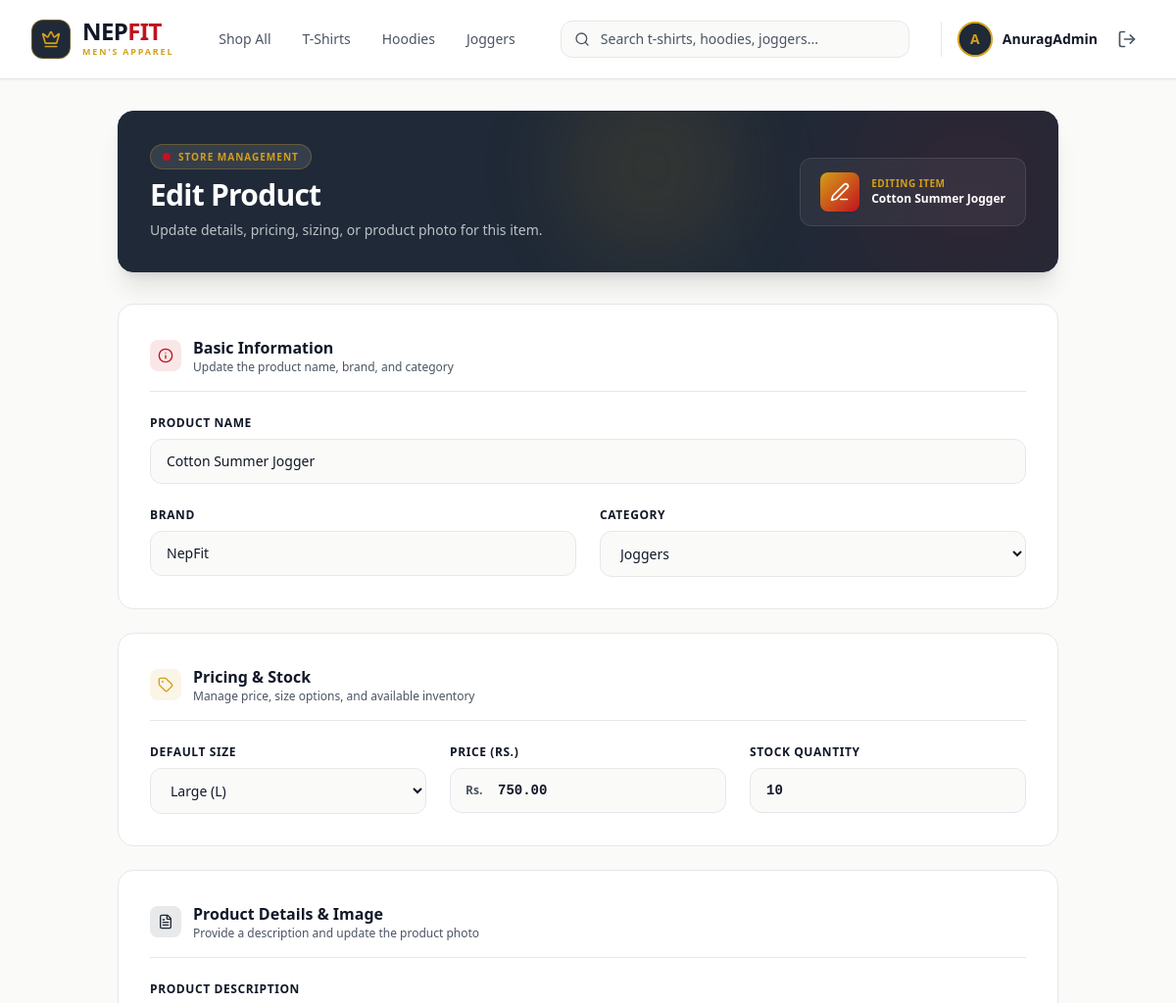
The app's page /products/edit/4/ (signed in, upper part), older data.
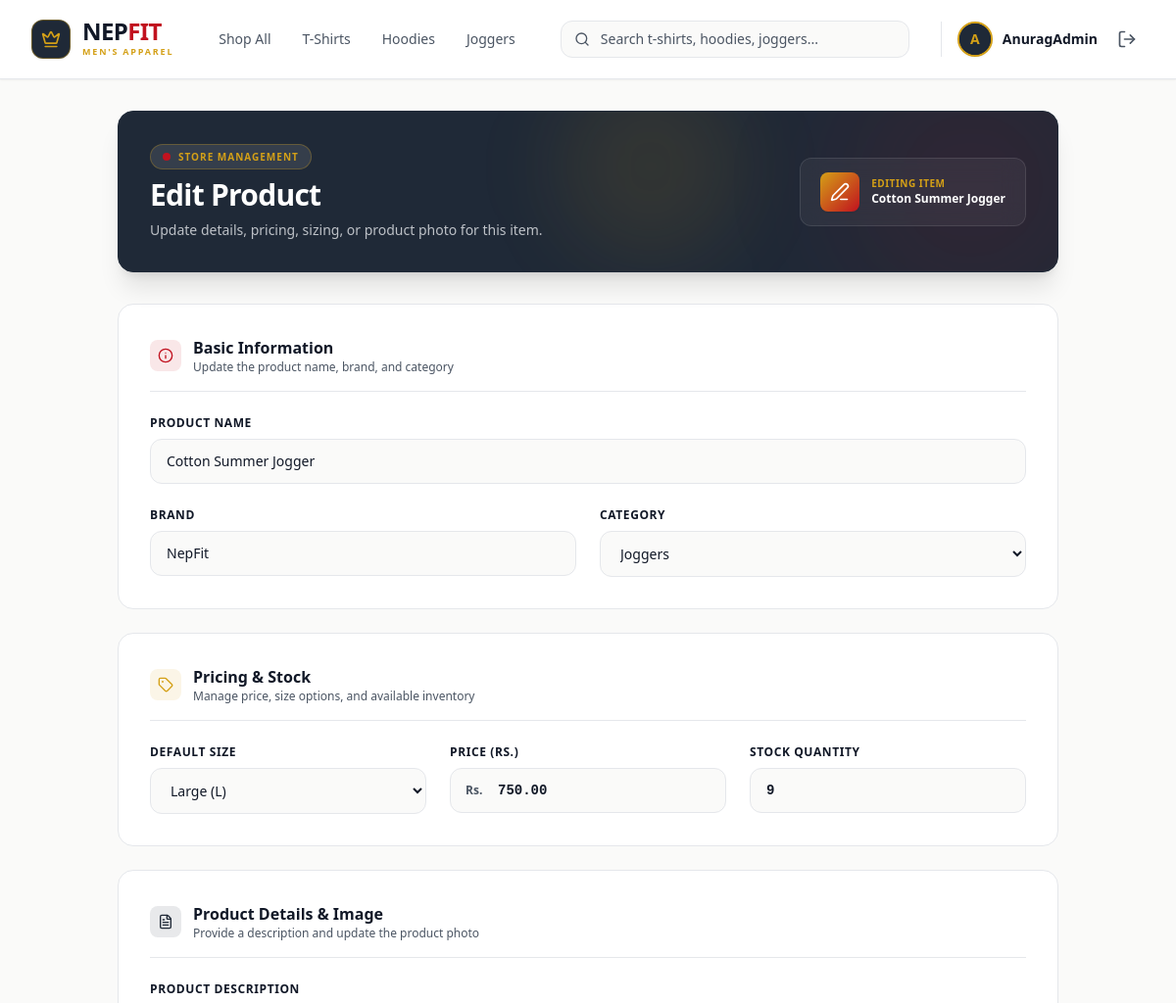
The same page, newer data.
### nf_app/models.py (models this page shows, shortened)
class Product(models.Model):
    class Category(models.TextChoices):
        SHIRTS = 'shirts', 'Shirts'
        T_SHIRTS = 't_shirts', 'T-Shirts'
        PANTS = 'pants', 'Pants'
        HOODIES = 'hoodies', 'Hoodies'
        JACKETS = 'jackets', 'Jackets'
        SWEATSHIRTS = 'sweatshirts', 'Sweatshirts'
        JOGGERS = 'joggers', 'Joggers'
        SHORTS = 'shorts', 'Shorts'
    class Size(models.TextChoices):
        SMALL = 'S', 'Small'
        MEDIUM = 'M', 'Medium'
        LARGE = 'L', 'Large'
        XLARGE = 'XL', 'Extra Large'
        XXLARGE = 'XXL', 'Double Extra Large'
    name = models.CharField(max_length=255)
    brand = models.CharField(max_length=100, default='NepFit', help_text="Brand name (e.g., NepFit)")
    category = models.CharField(max_length=30, choices=Category.choices)
    size = models.CharField(max_length=10, choices=Size.choices, default=Size.MEDIUM, help_text="Default size for this product")
    description = models.TextField(help_text="Product details, fabric materials, and sizing guide.")
    price = models.DecimalField(max_digits=10, decimal_places=2)
    stock = models.PositiveIntegerField(default=10)
    product_image = models.ImageField(upload_to='images/products/')
    is_active = models.BooleanField(default=True)
    created_at = models.DateTimeField(auto_now_add=True)

### nf_app/views/products_view.py (the view, shortened to what this page needs)
# urls.py: path('products/edit/<int:product_id>/', edit_product_view, name='edit_product'),
@login_required
def edit_product_view(request, product_id):
    if not request.user.is_staff:
        messages.error(request, "You are not authorized to edit products.")
        return redirect('home')
    try:
        product = Product.objects.get(id=product_id)
    except Product.DoesNotExist:
        messages.error(request, "Product not found.")
        return redirect('/dashboard/admin/?section=product-management')
    errors = {}
    return render(request, 'main/edit_product_page.html', {'product': product})

### nf_app/templates/main/edit_product_page.html (shortened to what the changed rows need)
<!DOCTYPE html>
<html lang="en">
<head>
    {% load static %}
    <link href="{% static 'css/styles.css' %}" rel="stylesheet" />
</head>
<body class="bg-[#FAFAF9] font-sans min-h-screen flex flex-col text-[#111827]">
    <main class="flex-grow py-8 px-4 sm:px-6 lg:px-8 max-w-5xl mx-auto w-full">
        <div class="relative overflow-hidden rounded-2xl bg-[#1F2937] p-6 sm:p-8 border border-[#1F2937] shadow-xl mb-8">
            <div class="relative z-10 flex flex-col md:flex-row md:items-center justify-between gap-6">
                <div class="space-y-2">
                    <h1 class="text-2xl sm:text-3xl font-black text-[#FFFFFF] tracking-tight">Edit Product</h1>
                </div>
                <div class="flex items-center gap-3 bg-[#FFFFFF]/5 backdrop-blur-md border border-[#FFFFFF]/10 px-5 py-3.5 rounded-xl shrink-0">
                    <div>
                        <span class="text-[10px] font-bold uppercase tracking-wider text-[#D4A017] block">Editing Item</span>
                        <span class="text-xs font-extrabold text-[#FFFFFF] truncate max-w-[150px] block">{% if data %}{{ data.name }}{% else %}{{ product.name }}{% endif %}</span>
                    </div>
                </div>
            </div>
        </div>
        <form method="POST" enctype="multipart/form-data" class="space-y-6">
            <div class="bg-[#FFFFFF] border border-[#E5E7EB] rounded-2xl p-6 sm:p-8 shadow-xs space-y-6">
                <div class="flex items-center gap-3 pb-4 border-b border-[#E5E7EB]">
                    <div>
                        <h2 class="text-base font-bold text-[#111827]">Basic Information</h2>
                    </div>
                </div>
                <div class="grid grid-cols-1 md:grid-cols-2 gap-6">
                    <div class="md:col-span-2">
                        <label for="id_name" class="block text-xs font-bold uppercase tracking-wider text-[#111827] mb-2">Product Name</label>
                        <input type="text" id="id_name" name="name" {% if data %} value="{{ data.name }}" {% else %} value="{{ product.name }}" {% endif %} maxlength="255" placeholder="e.g. Pro Performance Oversized Tee" class="w-full bg-[#FAFAF9] border border-[#E5E7EB] focus:border-[#C1121F] focus:bg-[#FFFFFF] focus:outline-none text-sm font-medium text-[#111827] rounded-xl px-4 py-3 transition-all placeholder-[#4B5563]/60">
                    </div>
                    <div>
                        <label for="id_brand" class="block text-xs font-bold uppercase tracking-wider text-[#111827] mb-2">Brand</label>
                        <input type="text" id="id_brand" name="brand" {% if data %} value="{{ data.brand }}" {% else %} value="{{ product.brand|default:'NepFit' }}" {% endif %} maxlength="100" placeholder="NepFit" class="w-full bg-[#FAFAF9] border border-[#E5E7EB] focus:border-[#C1121F] focus:bg-[#FFFFFF] focus:outline-none text-sm font-medium text-[#111827] rounded-xl px-4 py-3 transition-all placeholder-[#4B5563]/60">
                    </div>
                    <div>
                        <label for="id_category" class="block text-xs font-bold uppercase tracking-wider text-[#111827] mb-2">Category</label>
                        <select id="id_category" name="category" class="w-full bg-[#FAFAF9] border border-[#E5E7EB] focus:border-[#C1121F] focus:bg-[#FFFFFF] focus:outline-none text-sm font-medium text-[#111827] rounded-xl px-4 py-3 transition-all cursor-pointer">
                            <option value="joggers" {% if data %}{% if data.category == 'joggers' %}selected{% endif %}{% else %}{% if product.category == 'joggers' %}selected{% endif %}{% endif %} class="bg-[#FFFFFF] text-[#111827]">Joggers</option>
                        </select>
                    </div>
                </div>
            </div>
            <div class="bg-[#FFFFFF] border border-[#E5E7EB] rounded-2xl p-6 sm:p-8 shadow-xs space-y-6">
                <div class="flex items-center gap-3 pb-4 border-b border-[#E5E7EB]">
                    <div>
                        <h2 class="text-base font-bold text-[#111827]">Pricing & Stock</h2>
                    </div>
                </div>
                <div class="grid grid-cols-1 md:grid-cols-3 gap-6">
                    <div>
                        <label for="id_size" class="block text-xs font-bold uppercase tracking-wider text-[#111827] mb-2">Default Size</label>
                        <select id="id_size" name="size" class="w-full bg-[#FAFAF9] border border-[#E5E7EB] focus:border-[#C1121F] focus:bg-[#FFFFFF] focus:outline-none text-sm font-medium text-[#111827] rounded-xl px-4 py-3 transition-all cursor-pointer">
                            <option value="L" {% if data %}{% if data.size == 'L' %}selected{% endif %}{% else %}{% if product.size == 'L' %}selected{% endif %}{% endif %} class="bg-[#FFFFFF] text-[#111827]">Large (L)</option>
                        </select>
                    </div>
                    <div>
                        <div class="relative">
                            <span class="absolute left-4 top-1/2 -translate-y-1/2 text-xs font-bold text-[#4B5563]">Rs.</span>
                            <input type="number" id="id_price" name="price" step="0.01" min="0" {% if data %} value="{{ data.price }}" {% else %} value="{{ product.price|stringformat:".2f" }}" {% endif %} placeholder="0.00" class="w-full bg-[#FAFAF9] border border-[#E5E7EB] focus:border-[#C1121F] focus:bg-[#FFFFFF] focus:outline-none text-sm font-bold text-[#111827] rounded-xl pl-12 pr-4 py-3 transition-all placeholder-[#4B5563]/60 font-mono">
                        </div>
                    </div>
                    <div>
                        <label for="id_stock" class="block text-xs font-bold uppercase tracking-wider text-[#111827] mb-2">Stock Quantity</label>
                        <input type="number" id="id_stock" name="stock" min="0" {% if data %} value="{{ data.stock }}" {% else %} value="{{ product.stock }}" {% endif %} placeholder="10" class="w-full bg-[#FAFAF9] border border-[#E5E7EB] focus:border-[#C1121F] focus:bg-[#FFFFFF] focus:outline-none text-sm font-bold text-[#111827] rounded-xl px-4 py-3 transition-all placeholder-[#4B5563]/60 font-mono">
                    </div>
                </div>
            </div>
            <div class="bg-[#FFFFFF] border border-[#E5E7EB] rounded-2xl p-6 sm:p-8 shadow-xs space-y-6">
                <div class="flex items-center gap-3 pb-4 border-b border-[#E5E7EB]">
                    <div>
                        <h2 class="text-base font-bold text-[#111827]">Product Details & Image</h2>
                    </div>
                </div>
            </div>
        </form>
    </main>
</body>
</html>

Row changes from the older to the newer data that the page shows:
changed Product "Cotton Summer Jogger": stock "10" → "9"
